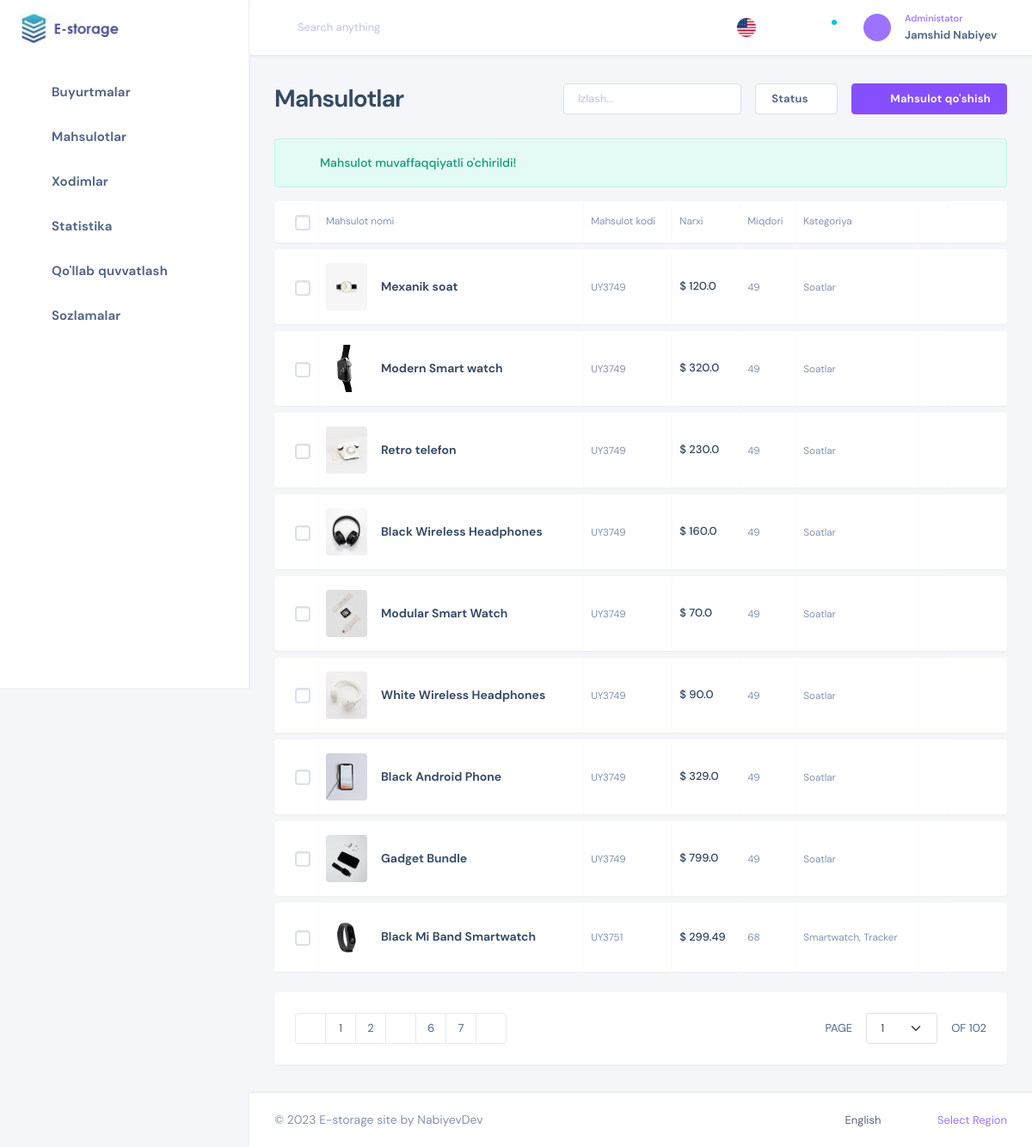
Screenshot of /products/ (signed in) with the database file from the repository.
### storage/models.py (models this page shows, shortened)
class Product(models.Model):
    name = models.CharField(max_length=200, null=True)
    category = models.ForeignKey(ProductCategory, on_delete=models.CASCADE, null=True)
    price = models.FloatField()
    digital = models.BooleanField(default=True, null=True, blank=False)
    is_new = models.BooleanField(default=False)
    is_hot = models.BooleanField(default=False)
    image = models.ImageField(null=True, blank=True, default='def.png')

class ProductCategory(models.Model):
    name = models.CharField(max_length=200, null=True)
    def __str__(self):
        return self.name

### storage/decorators.py (the view)
    def wrapper_function(request, *args, **kwargs):
        user = request.user
        if user.is_anonymous:
            return redirect('/auth/login')
        elif user.is_authenticated and user.is_staff:
            return view_func(request, *args, **kwargs)
        else:
            return redirect('/customer/')

### storage/views.py (called while the page is built, shortened)
@logged_staff_only
def products_view(request):
    products = Product.objects.all()
    ctx = {
        'products':products
    }
    if request.session.get('alert'):
        ctx['alert']=True
        request.session['alert'] = False
    return render(request, "storage/dashboard/products.html", ctx)

### storage/templates/storage/dashboard/products.html (shortened to what this page needs)
{% extends 'storage/base.html' %}
{% block content    %}
{% load static %}
    <div class="nk-content-body">
        <div class="nk-block-head nk-block-head-sm">
            <div class="nk-block-between">
                <div class="nk-block-head-content">
                    <h3 class="nk-block-title page-title">Mahsulotlar</h3>
                </div>
                <div class="nk-block-head-content">
                    <div class="toggle-wrap nk-block-tools-toggle">
                        <div class="toggle-expand-content" data-content="pageMenu">
                            <ul class="nk-block-tools g-3">
                                <li>
                                    <div class="form-control-wrap">
                                        <div class="form-icon form-icon-right">
                                            <em class="icon ni ni-search"></em>
                                        </div>
                                        <input type="text" class="form-control" id="default-04" placeholder="Izlash...">
                                    </div>
                                </li>
                                <li>
                                    <div class="drodown">
                                        <a href="#" class="dropdown-toggle dropdown-indicator btn btn-outline-light btn-white" data-bs-toggle="dropdown">Status</a>
                                    </div>
                                </li>
                                <li class="nk-block-tools-opt">
                                    <a href="#" data-target="addProduct" class="toggle btn btn-primary d-none d-md-inline-flex"><em class="icon ni ni-plus"></em><span>Mahsulot qo'shish</span></a>
                                </li>
                            </ul>
                        </div>
                    </div>
                </div>
            </div>
        </div>
        {% if alert %}
            <div class="alert alert-success alert-icon"><em class="icon ni ni-check-circle"></em> <strong>Mahsulot muvaffaqqiyatli o'chirildi!</strong></div>
        {% endif %}
        <div class="nk-block">
            <div class="nk-tb-list is-separate mb-3">
                <div class="nk-tb-item nk-tb-head">
                    <div class="nk-tb-col nk-tb-col-check">
                        <div class="custom-control custom-control-sm custom-checkbox notext">
                        </div>
                    </div>
                    <div class="nk-tb-col tb-col-sm"><span>Mahsulot nomi</span></div>
                    <div class="nk-tb-col"><span>Mahsulot kodi</span></div>
                    <div class="nk-tb-col"><span>Narxi</span></div>
                    <div class="nk-tb-col"><span>Miqdori</span></div>
                    <div class="nk-tb-col tb-col-md"><span>Kategoriya</span></div>
                    <div class="nk-tb-col tb-col-md"><em class="tb-asterisk icon ni ni-star-round"></em></div>
                    <div class="nk-tb-col nk-tb-col-tools">
                        <ul class="nk-tb-actions gx-1 my-n1">
                            <li class="me-n1">
                                <div class="dropdown">
                                    <a href="#" class="dropdown-toggle btn btn-icon btn-trigger" data-bs-toggle="dropdown"><em class="icon ni ni-more-h"></em></a>
                                </div>
                            </li>
                        </ul>
                    </div>
                </div>
                {% for product in products %}
                    <div class="nk-tb-item">
                    <div class="nk-tb-col nk-tb-col-check">
                        <div class="custom-control custom-control-sm custom-checkbox notext">
                        </div>
                    </div>
                    <div class="nk-tb-col tb-col-sm">
                        <span class="tb-product">
                            {% if product.image %}
                                <img src="{{ product.image.url }}" alt="" class="thumb">
                            {% endif %}
                            <span class="title">{{product.name}}</span>
                        </span>
                    </div>
                    <div class="nk-tb-col">
                        <span class="tb-sub">UY3749</span>
                    </div>
                    <div class="nk-tb-col">
                        <span class="tb-lead">$ {{ product.price }}</span>
                    </div>
                    <div class="nk-tb-col">
                        <span class="tb-sub">49</span>
                    </div>
                    <div class="nk-tb-col tb-col-md">
                        <span class="tb-sub">{{product.category}}</span>
                    </div>
                    <div class="nk-tb-col tb-col-md">
                        <div class="asterisk tb-asterisk">
                            <a href="#"><em class="asterisk-off icon ni ni-star"></em><em class="asterisk-on icon ni ni-star-fill"></em></a>
                        </div>
                    </div>
                    <div class="nk-tb-col nk-tb-col-tools">
                        <ul class="nk-tb-actions gx-1 my-n1">
                            <li class="me-n1">
                                <div class="dropdown">
                                    <a href="#" class="dropdown-toggle btn btn-icon btn-trigger" data-bs-toggle="dropdown"><em class="icon ni ni-more-h"></em></a>
                                </div>
                            </li>
                        </ul>
                    </div>
                </div>
                {% endfor %}
                <div class="nk-tb-item">
                    <div class="nk-tb-col nk-tb-col-check">
                        <div class="custom-control custom-control-sm custom-checkbox notext">
                        </div>
                    </div>
                    <div class="nk-tb-col tb-col-sm">
                        <span class="tb-product">
                            <img src="{% static 'images/product/c' %}.png" alt="" class="thumb">
                            <span class="title">Black Mi Band Smartwatch</span>
                        </span>
                    </div>
                    <div class="nk-tb-col">
                        <span class="tb-sub">UY3751</span>
                    </div>
                    <div class="nk-tb-col">
                        <span class="tb-lead">$ 299.49</span>
                    </div>
                    <div class="nk-tb-col">
                        <span class="tb-sub">68</span>
                    </div>
                    <div class="nk-tb-col tb-col-md">
                        <span class="tb-sub">Smartwatch, Tracker</span>
                    </div>
                    <div class="nk-tb-col tb-col-md">
                        <div class="asterisk tb-asterisk">
                            <a href="#" class="active"><em class="asterisk-off icon ni ni-star"></em><em class="asterisk-on icon ni ni-star-fill"></em></a>
                        </div>
                    </div>
                    <div class="nk-tb-col nk-tb-col-tools">
                        <ul class="nk-tb-actions gx-1 my-n1">
                            <li class="me-n1">
                                <div class="dropdown">
                                    <a href="#" class="dropdown-toggle btn btn-icon btn-trigger" data-bs-toggle="dropdown"><em class="icon ni ni-more-h"></em></a>
                                </div>
                            </li>
                        </ul>
                    </div>
                </div>
            </div>
            <div class="card">
                <div class="card-inner">
                    <div class="nk-block-between-md g-3">
                        <div class="g">
                            <ul class="pagination justify-content-center justify-content-md-start">
                                <li class="page-item"><a class="page-link" href="#"><em class="icon ni ni-chevrons-left"></em></a></li>
                                <li class="page-item"><a class="page-link" href="#">1</a></li>
                                <li class="page-item"><a class="page-link" href="#">2</a></li>
                                <li class="page-item"><span class="page-link"><em class="icon ni ni-more-h"></em></span></li>
                                <li class="page-item"><a class="page-link" href="#">6</a></li>
                                <li class="page-item"><a class="page-link" href="#">7</a></li>
                                <li class="page-item"><a class="page-link" href="#"><em class="icon ni ni-chevrons-right"></em></a></li>
                            </ul>
                        </div>
                        <div class="g">
                            <div class="pagination-goto d-flex justify-content-center justify-content-md-start gx-3">
                                <div>Page</div>
                                <div>
                                    <select class="form-select js-select2 " data-search="on" data-dropdown="xs center">
                                        <option value="page-1">1</option>
                                    </select>
                                </div>
                                <div>OF 102</div>
                            </div>
                        </div>
                    </div>
                </div>
            </div>
        </div>
    </div>
{% endblock content %}

### rows the page displays
Product: image (picture), name "Mexanik soat", price "120.0", category "Soatlar"
Product: image (picture), name "Modern Smart watch", price "320.0", category "Soatlar"
Product: image (picture), name "Retro telefon", price "230.0", category "Soatlar"
Product: image (picture), name "Black Wireless Headphones", price "160.0", category "Soatlar"
Product: image (picture), name "Modular Smart Watch", price "70.0", category "Soatlar"
Product: image (picture), name "White Wireless Headphones", price "90.0", category "Soatlar"
Product: image (picture), name "Black Android Phone", price "329.0", category "Soatlar"
Product: image (picture), name "Gadget Bundle", price "799.0", category "Soatlar"
